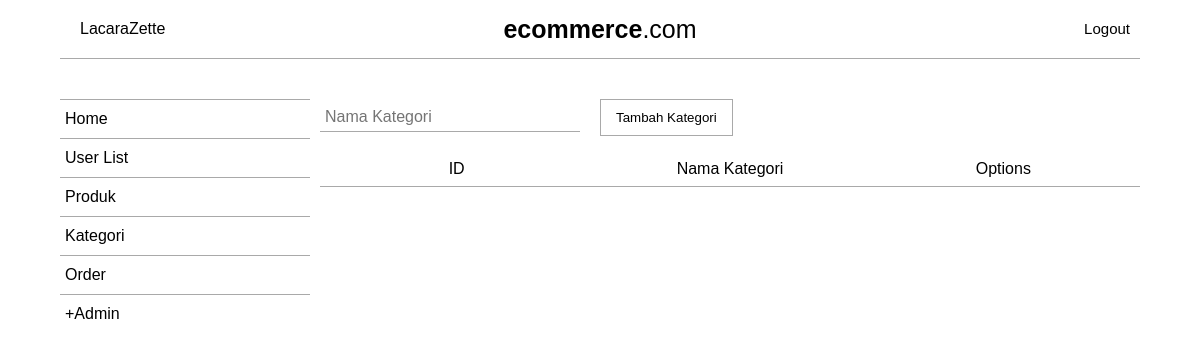
Page /admin/kategori.php (signed in) on the earlier database version.
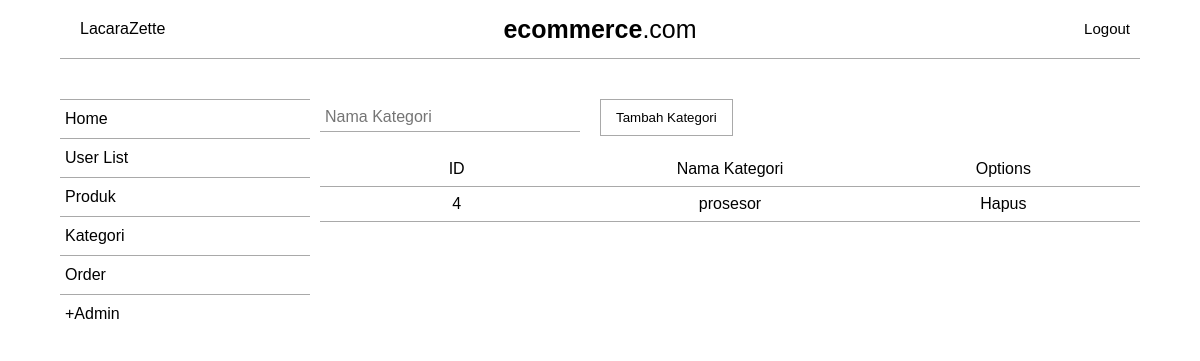
Same page on the later database version.
### tables this page shows
CREATE TABLE `kategori` (
  `id` int(11) NOT NULL,
  `namaktg` varchar(255) NOT NULL
);

### config.php (called while the page is built, shortened)
<?php
class ecomm
{
	var $db;
	function __construct()
	{
		$driver = "mysql";
		$host = "localhost";
		$dbname = "ecomm2";
		$charset = "utf8mb4";
		$user = "root";
		$pw = "";
		$options = NULL;
		$dsn = "${driver}:host=${host};dbname=${dbname};charset=${charset}";
		try {
			$this->db = new PDO($dsn, $user, $pw, $options);
		} catch (\PDOExpection $e) {
			throw new \PDOExpection($e->getMassage(), (int)$e->getCode());
		}
	}
	public function kategoriList()
	{
		$select = "SELECT * FROM kategori";
		$stmt = $this->db->prepare($select);
		if ($stmt->execute()) {
			return $stmt;
		}
	}
}
 ?>

### admin/kategori.php (the view, shortened to what this page needs)
<?php require ('../config.php');
 ?>
<!DOCTYPE html>
<html>
<head>
	<link rel="stylesheet" type="text/css" href="../css/style.css">
</head>
<body>
<div class="container">
	<div class="topmenuadd">
		<div class="left">
				<div class="dropdown">
					<div class="profil">
						<?php echo $_SESSION['admin']['nama'] ?>
					</div>
				</div>
		</div>
		<div class="center">
			<div class="brandadd">
				<a href="index.php"><b>ecommerce</b>.com</a>
			</div>
		</div>
		<div class="right">
			<div class="logout">
				<a href="../logout.php">Logout</a>
			</div>
		</div>
	</div>
	<div class="content" style="margin-top: 40px">
		<div class="menu" >
			<ul>
				<li><a href="index.php">Home</a></li>
				<li><a href="user.php">User List</a></li>
				<li><a href="produk.php">Produk</a></li>
				<li><a href="kategori.php">Kategori</a></li>
				<li><a href="order.php">Order</a></li>
				<li><a href="register.php">+Admin</a></li>
			</ul>
		</div>
	<div class="main3">
		<div class="tambah">
			<form action="" method="POST">
				<input type="text" name="kategori" placeholder="Nama Kategori"><input type="submit" name="newcat" value="Tambah Kategori">
			</form>
		</div>
		<table>
			<tr>
				<td>ID</td>
				<td>Nama Kategori</td>
				<td>Options</td>
			</tr>
			<?php
				$def = new ecomm();
				$select = $def->kategoriList();
				while ($data = $select->fetch(PDO::FETCH_OBJ)) {
					echo
					"<tr>
						<td>$data->id</td>
						<td>$data->namaktg</td>
						<td><a href='hapus.php?id=$data->id'>Hapus</a></td>
					</tr>";
				}
			 ?>
		</table>
	</div>
</div>
</body>
</html>

Differences in the rows shown:
added kategori: id "4", namaktg "prosesor"
